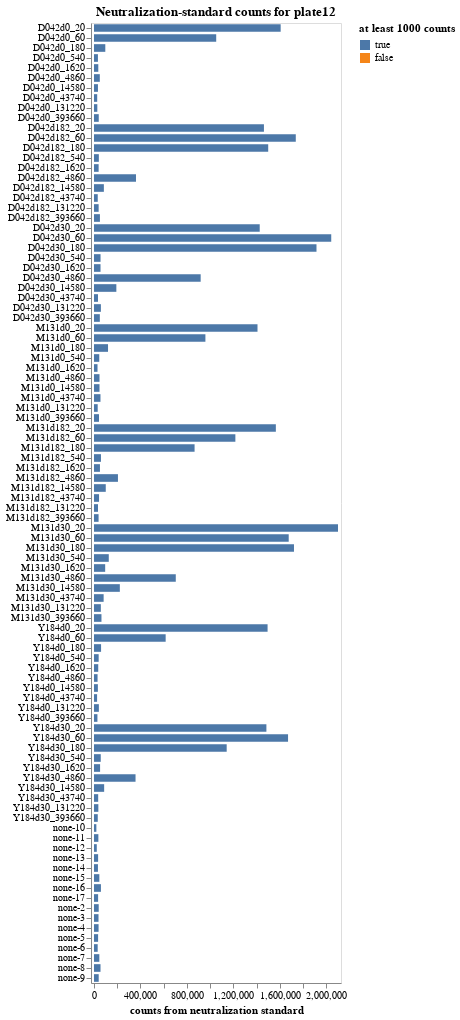

Notebook code cell kept with this figure:
### Markdown cell above
## Compute fraction infectivity

The fraction infectivity for viral barcode $v_b$ in sample $s$ is computed as:
$$
F_{v_b,s} = \frac{c_{v_b,s} / \left(\sum_{n_b} c_{n_b,s}\right)}{{\rm median}_{s_0}\left[ c_{v_b,s_0} / \left(\sum_{n_b} c_{n_b,s_0}\right)\right]}
$$
where
 - $c_{v_b,s}$ is the counts of viral barcode $v_b$ in sample $s$.
 - $\sum_{n_b} c_{n_b,s}$ is the sum of the counts for all neutralization standard barcodes $n_b$ for sample $s$.
 - $c_{v_b,s_0}$ is the counts of viral barcode $v_b$ in no-serum sample $s_0$.
 - $\sum_{n_b} c_{n_b,s_0}$ is the sum of the counts for all neutralization standard barcodes $n_b$ for no-serum sample $s_0$.
 - ${\rm median}_{s_0}\left[ c_{v_b,s_0} / \left(\sum_{n_b} c_{n_b,s_0}\right)\right]$ is the median taken across all no-serum samples of the counts of viral barcode $v_b$ versus the total counts for all neutralization standard barcodes.

First, compute the total neutralization-standard counts for each sample.
Plot these, and make sure they meet the QC threshold.

### Code cell
neut_standard_counts = (
    counts
    .query("neut_standard")
    .groupby(
        ["serum", "sample_noplate", "dilution_factor"], dropna=False, as_index=False,
    )
    .aggregate(neut_standard_count=pd.NamedAgg("count", "sum"))
    .assign(
        passes_qc=lambda x: (
            x["neut_standard_count"] >= qc_thresholds["min_neut_standard_count"]
        ),
    )
)

neut_standard_counts_chart = (
    alt.Chart(neut_standard_counts)
    .add_params(serum_selection)
    .transform_filter(serum_selection)
    .encode(
        alt.X(
            "neut_standard_count",
            title="counts from neutralization standard",
            scale=alt.Scale(nice=False, padding=3),
        ),
        alt.Y(
            "sample_noplate",
            title=None,
            sort=list(
                neut_standard_counts.sort_values(["serum", "dilution_factor"])["sample_noplate"]
            ),
        ),
        alt.Color(
            "passes_qc",
            title=f"at least {qc_thresholds['min_neut_standard_count']} counts",
            scale=alt.Scale(domain=[True, False]),
        ),
        tooltip=[
            alt.Tooltip(c, format=".3g") if neut_standard_counts[c].dtype == float
            else c
            for c in neut_standard_counts.columns
        ],
    )
    .mark_bar(height={"band": 0.85})
    .properties(
        height=alt.Step(10),
        width=250,
        title=f"Neutralization-standard counts for {plate}",
    )
    .configure_axis(grid=False)
    .configure_legend(titleLimit=1000)
)

display(neut_standard_counts_chart)

if (neut_standard_counts["passes_qc"]).all():
    print(f"\nAll samples pass {qc_thresholds['min_neut_standard_count']=}")
else:
    print(f"\nSamples failing {qc_thresholds['min_neut_standard_count']=}")
    display(neut_standard_counts.query("not passes_qc"))
    qc_failures.add("min_neut_standard_count")

### Figure 1 — Vega-Lite specification as saved in the notebook (floating-point values rounded to 4 significant figures)
{"config": {"view": {"continuousWidth": 300, "continuousHeight": 300}, "axis": {"grid": false}, "legend": {"titleLimit": 1000}}, "data": {"name": "data-74834e875ec69e5f00aecba00e6252b2"}, "mark": {"type": "bar", "height": {"band": 0.85}}, "encoding": {"color": {"field": "passes_qc", "scale": {"domain": [true, false]}, "title": "at least 1000 counts", "type": "nominal"}, "tooltip": [{"field": "serum", "type": "nominal"}, {"field": "sample_noplate", "type": "nominal"}, {"field": "dilution_factor", "type": "quantitative"}, {"field": "neut_standard_count", "type": "quantitative"}, {"field": "passes_qc", "type": "nominal"}], "x": {"field": "neut_standard_count", "scale": {"nice": false, "padding": 3}, "title": "counts from neutralization standard", "type": "quantitative"}, "y": {"field": "sample_noplate", "sort": ["D042d0_20", "D042d0_60", "D042d0_180", "D042d0_540", "D042d0_1620", "D042d0_4860", "D042d0_14580", "D042d0_43740", "D042d0_131220", "D042d0_393660", "D042d182_20", "D042d182_60", "D042d182_180", "D042d182_540", "D042d182_1620", "D042d182_4860", "D042d182_14580", "D042d182_43740", "D042d182_131220", "D042d182_393660", "D042d30_20", "D042d30_60", "D042d30_180", "D042d30_540", "D042d30_1620", "D042d30_4860", "D042d30_14580", "D042d30_43740", "D042d30_131220", "D042d30_393660", "M131d0_20", "M131d0_60", "M131d0_180", "M131d0_540", "M131d0_1620", "M131d0_4860", "M131d0_14580", "M131d0_43740", "M131d0_131220", "M131d0_393660", "M131d182_20", "M131d182_60", "M131d182_180", "M131d182_540", "M131d182_1620", "M131d182_4860", "M131d182_14580", "M131d182_43740", "M131d182_131220", "M131d182_393660", "M131d30_20", "M131d30_60", "M131d30_180", "M131d30_540", "M131d30_1620", "M131d30_4860", "M131d30_14580", "M131d30_43740", "M131d30_131220", "M131d30_393660", "Y184d0_20", "Y184d0_60", "Y184d0_180", "Y184d0_540", "Y184d0_1620", "Y184d0_4860", "Y184d0_14580", "Y184d0_43740", "Y184d0_131220", "Y184d0_393660", "Y184d30_20", "Y184d30_60", "Y184d30_180", "Y184d30_540", "Y184d30_1620", "Y184d30_4860", "Y184d30_14580", "Y184d30_43740", "Y184d30_131220", "Y184d30_393660", "none-10", "none-11", "none-12", "none-13", "none-14", "none-15", "none-16", "none-17", "none-2", "none-3", "none-4", "none-5", "none-6", "none-7", "none-8", "none-9"], "title": null, "type": "nominal"}}, "height": {"step": 10}, "params": [{"name": "param_1", "select": {"type": "point", "fields": ["serum"]}, "bind": {"input": "select", "options": [null, "D042d0", "D042d182", "D042d30", "M131d0", "M131d182", "M131d30", "Y184d0", "Y184d30", "none"], "labels": ["all", "D042d0", "D042d182", "D042d30", "M131d0", "M131d182", "M131d30", "Y184d0", "Y184d30", "none"], "name": "serum"}}], "title": "Neutralization-standard counts for plate12", "transform": [{"filter": {"param": "param_1"}}], "width": 250, "$schema": "https://vega.github.io/schema/vega-lite/v5.15.1.json", "datasets": {"data-74834e875ec69e5f00aecba00e6252b2": [{"serum": "D042d0", "sample_noplate": "D042d0_131220", "dilution_factor": 131220, "neut_standard_count": 28639, "passes_qc": true}, {"serum": "D042d0", "sample_noplate": "D042d0_14580", "dilution_factor": 14580, "neut_standard_count": 34019, "passes_qc": true}, {"serum": "D042d0", "sample_noplate": "D042d0_1620", "dilution_factor": 1620, "neut_standard_count": 37055, "passes_qc": true}, {"serum": "D042d0", "sample_noplate": "D042d0_180", "dilution_factor": 180, "neut_standard_count": 97358, "passes_qc": true}, {"serum": "D042d0", "sample_noplate": "D042d0_20", "dilution_factor": 20, "neut_standard_count": 1607197, "passes_qc": true}, {"serum": "D042d0", "sample_noplate": "D042d0_393660", "dilution_factor": 393660, "neut_standard_count": 40878, "passes_qc": true}, {"serum": "D042d0", "sample_noplate": "D042d0_43740", "dilution_factor": 43740, "neut_standard_count": 27581, "passes_qc": true}, {"serum": "D042d0", "sample_noplate": "D042d0_4860", "dilution_factor": 4860, "neut_standard_count": 49994, "passes_qc": true}, {"serum": "D042d0", "sample_noplate": "D042d0_540", "dilution_factor": 540, "neut_standard_count": 33856, "passes_qc": true}, {"serum": "D042d0", "sample_noplate": "D042d0_60", "dilution_factor": 60, "neut_standard_count": 1052234, "passes_qc": true}, {"serum": "D042d182", "sample_noplate": "D042d182_131220", "dilution_factor": 131220, "neut_standard_count": 39980, "passes_qc": true}, {"serum": "D042d182", "sample_noplate": "D042d182_14580", "dilution_factor": 14580, "neut_standard_count": 84975, "passes_qc": true}, {"serum": "D042d182", "sample_noplate": "D042d182_1620", "dilution_factor": 1620, "neut_standard_count": 39904, "passes_qc": true}, {"serum": "D042d182", "sample_noplate": "D042d182_180", "dilution_factor": 180, "neut_standard_count": 1499983, "passes_qc": true}, {"serum": "D042d182", "sample_noplate": "D042d182_20", "dilution_factor": 20, "neut_standard_count": 1463182, "passes_qc": true}, {"serum": "D042d182", "sample_noplate": "D042d182_393660", "dilution_factor": 393660, "neut_standard_count": 51002, "passes_qc": true}, {"serum": "D042d182", "sample_noplate": "D042d182_43740", "dilution_factor": 43740, "neut_standard_count": 32271, "passes_qc": true}, {"serum": "D042d182", "sample_noplate": "D042d182_4860", "dilution_factor": 4860, "neut_standard_count": 361535, "passes_qc": true}, {"serum": "D042d182", "sample_noplate": "D042d182_540", "dilution_factor": 540, "neut_standard_count": 41676, "passes_qc": true}, {"serum": "D042d182", "sample_noplate": "D042d182_60", "dilution_factor": 60, "neut_standard_count": 1737383, "passes_qc": true}, {"serum": "D042d30", "sample_noplate": "D042d30_131220", "dilution_factor": 131220, "neut_standard_count": 59346, "passes_qc": true}, {"serum": "D042d30", "sample_noplate": "D042d30_14580", "dilution_factor": 14580, "neut_standard_count": 192429, "passes_qc": true}, {"serum": "D042d30", "sample_noplate": "D042d30_1620", "dilution_factor": 1620, "neut_standard_count": 56142, "passes_qc": true}, {"serum": "D042d30", "sample_noplate": "D042d30_180", "dilution_factor": 180, "neut_standard_count": 1915643, "passes_qc": true}, {"serum": "D042d30", "sample_noplate": "D042d30_20", "dilution_factor": 20, "neut_standard_count": 1426868, "passes_qc": true}, {"serum": "D042d30", "sample_noplate": "D042d30_393660", "dilution_factor": 393660, "neut_standard_count": 50190, "passes_qc": true}, {"serum": "D042d30", "sample_noplate": "D042d30_43740", "dilution_factor": 43740, "neut_standard_count": 34218, "passes_qc": true}, {"serum": "D042d30", "sample_noplate": "D042d30_4860", "dilution_factor": 4860, "neut_standard_count": 918451, "passes_qc": true}, {"serum": "D042d30", "sample_noplate": "D042d30_540", "dilution_factor": 540, "neut_standard_count": 56308, "passes_qc": true}, {"serum": "D042d30", "sample_noplate": "D042d30_60", "dilution_factor": 60, "neut_standard_count": 2042641, "passes_qc": true}, {"serum": "M131d0", "sample_noplate": "M131d0_131220", "dilution_factor": 131220, "neut_standard_count": 31849, "passes_qc": true}, {"serum": "M131d0", "sample_noplate": "M131d0_14580", "dilution_factor": 14580, "neut_standard_count": 47381, "passes_qc": true}, {"serum": "M131d0", "sample_noplate": "M131d0_1620", "dilution_factor": 1620, "neut_standard_count": 30266, "passes_qc": true}, {"serum": "M131d0", "sample_noplate": "M131d0_180", "dilution_factor": 180, "neut_standard_count": 120817, "passes_qc": true}, {"serum": "M131d0", "sample_noplate": "M131d0_20", "dilution_factor": 20, "neut_standard_count": 1407798, "passes_qc": true}, {"serum": "M131d0", "sample_noplate": "M131d0_393660", "dilution_factor": 393660, "neut_standard_count": 42846, "passes_qc": true}, {"serum": "M131d0", "sample_noplate": "M131d0_43740", "dilution_factor": 43740, "neut_standard_count": 55737, "passes_qc": true}, {"serum": "M131d0", "sample_noplate": "M131d0_4860", "dilution_factor": 4860, "neut_standard_count": 47376, "passes_qc": true}, {"serum": "M131d0", "sample_noplate": "M131d0_540", "dilution_factor": 540, "neut_standard_count": 45273, "passes_qc": true}, {"serum": "M131d0", "sample_noplate": "M131d0_60", "dilution_factor": 60, "neut_standard_count": 959242, "passes_qc": true}, {"serum": "M131d182", "sample_noplate": "M131d182_131220", "dilution_factor": 131220, "neut_standard_count": 34407, "passes_qc": true}, {"serum": "M131d182", "sample_noplate": "M131d182_14580", "dilution_factor": 14580, "neut_standard_count": 101261, "passes_qc": true}, {"serum": "M131d182", "sample_noplate": "M131d182_1620", "dilution_factor": 1620, "neut_standard_count": 51204, "passes_qc": true}, {"serum": "M131d182", "sample_noplate": "M131d182_180", "dilution_factor": 180, "neut_standard_count": 865953, "passes_qc": true}, {"serum": "M131d182", "sample_noplate": "M131d182_20", "dilution_factor": 20, "neut_standard_count": 1565741, "passes_qc": true}, {"serum": "M131d182", "sample_noplate": "M131d182_393660", "dilution_factor": 393660, "neut_standard_count": 39439, "passes_qc": true}, {"serum": "M131d182", "sample_noplate": "M131d182_43740", "dilution_factor": 43740, "neut_standard_count": 43457, "passes_qc": true}, {"serum": "M131d182", "sample_noplate": "M131d182_4860", "dilution_factor": 4860, "neut_standard_count": 206247, "passes_qc": true}, {"serum": "M131d182", "sample_noplate": "M131d182_540", "dilution_factor": 540, "neut_standard_count": 59919, "passes_qc": true}, {"serum": "M131d182", "sample_noplate": "M131d182_60", "dilution_factor": 60, "neut_standard_count": 1217215, "passes_qc": true}, {"serum": "M131d30", "sample_noplate": "M131d30_131220", "dilution_factor": 131220, "neut_standard_count": 58950, "passes_qc": true}, {"serum": "M131d30", "sample_noplate": "M131d30_14580", "dilution_factor": 14580, "neut_standard_count": 222435, "passes_qc": true}, {"serum": "M131d30", "sample_noplate": "M131d30_1620", "dilution_factor": 1620, "neut_standard_count": 96282, "passes_qc": true}, {"serum": "M131d30", "sample_noplate": "M131d30_180", "dilution_factor": 180, "neut_standard_count": 1721850, "passes_qc": true}, {"serum": "M131d30", "sample_noplate": "M131d30_20", "dilution_factor": 20, "neut_standard_count": 2100856, "passes_qc": true}, {"serum": "M131d30", "sample_noplate": "M131d30_393660", "dilution_factor": 393660, "neut_standard_count": 64288, "passes_qc": true}, {"serum": "M131d30", "sample_noplate": "M131d30_43740", "dilution_factor": 43740, "neut_standard_count": 82985, "passes_qc": true}, {"serum": "M131d30", "sample_noplate": "M131d30_4860", "dilution_factor": 4860, "neut_standard_count": 704111, "passes_qc": true}, {"serum": "M131d30", "sample_noplate": "M131d30_540", "dilution_factor": 540, "neut_standard_count": 127237, "passes_qc": true}, {"serum": "M131d30", "sample_noplate": "M131d30_60", "dilution_factor": 60, "neut_standard_count": 1676463, "passes_qc": true}, {"serum": "Y184d0", "sample_noplate": "Y184d0_131220", "dilution_factor": 131220, "neut_standard_count": 41859, "passes_qc": true}, {"serum": "Y184d0", "sample_noplate": "Y184d0_14580", "dilution_factor": 14580, "neut_standard_count": 33359, "passes_qc": true}, {"serum": "Y184d0", "sample_noplate": "Y184d0_1620", "dilution_factor": 1620, "neut_standard_count": 36490, "passes_qc": true}, {"serum": "Y184d0", "sample_noplate": "Y184d0_180", "dilution_factor": 180, "neut_standard_count": 60881, "passes_qc": true}, {"serum": "Y184d0", "sample_noplate": "Y184d0_20", "dilution_factor": 20, "neut_standard_count": 1494523, "passes_qc": true}, {"serum": "Y184d0", "sample_noplate": "Y184d0_393660", "dilution_factor": 393660, "neut_standard_count": 29515, "passes_qc": true}, {"serum": "Y184d0", "sample_noplate": "Y184d0_43740", "dilution_factor": 43740, "neut_standard_count": 26587, "passes_qc": true}, {"serum": "Y184d0", "sample_noplate": "Y184d0_4860", "dilution_factor": 4860, "neut_standard_count": 30676, "passes_qc": true}, {"serum": "Y184d0", "sample_noplate": "Y184d0_540", "dilution_factor": 540, "neut_standard_count": 40197, "passes_qc": true}, {"serum": "Y184d0", "sample_noplate": "Y184d0_60", "dilution_factor": 60, "neut_standard_count": 616997, "passes_qc": true}, {"serum": "Y184d30", "sample_noplate": "Y184d30_131220", "dilution_factor": 131220, "neut_standard_count": 37520, "passes_qc": true}, {"serum": "Y184d30", "sample_noplate": "Y184d30_14580", "dilution_factor": 14580, "neut_standard_count": 87481, "passes_qc": true}, {"serum": "Y184d30", "sample_noplate": "Y184d30_1620", "dilution_factor": 1620, "neut_standard_count": 52426, "passes_qc": true}, {"serum": "Y184d30", "sample_noplate": "Y184d30_180", "dilution_factor": 180, "neut_standard_count": 1142475, "passes_qc": true}, {"serum": "Y184d30", "sample_noplate": "Y184d30_20", "dilution_factor": 20, "neut_standard_count": 1484342, "passes_qc": true}, {"serum": "Y184d30", "sample_noplate": "Y184d30_393660", "dilution_factor": 393660, "neut_standard_count": 32350, "passes_qc": true}, {"serum": "Y184d30", "sample_noplate": "Y184d30_43740", "dilution_factor": 43740, "neut_standard_count": 36044, "passes_qc": true}, {"serum": "Y184d30", "sample_noplate": "Y184d30_4860", "dilution_factor": 4860, "neut_standard_count": 357635, "passes_qc": true}, {"serum": "Y184d30", "sample_noplate": "Y184d30_540", "dilution_factor": 540, "neut_standard_count": 58096, "passes_qc": true}, {"serum": "Y184d30", "sample_noplate": "Y184d30_60", "dilution_factor": 60, "neut_standard_count": 1670815, "passes_qc": true}, {"serum": "none", "sample_noplate": "none-10", "dilution_factor": null, "neut_standard_count": 20403, "passes_qc": true}, {"serum": "none", "sample_noplate": "none-11", "dilution_factor": null, "neut_standard_count": 37636, "passes_qc": true}, {"serum": "none", "sample_noplate": "none-12", "dilution_factor": null, "neut_standard_count": 23906, "passes_qc": true}, {"serum": "none", "sample_noplate": "none-13", "dilution_factor": null, "neut_standard_count": 35454, "passes_qc": true}, {"serum": "none", "sample_noplate": "none-14", "dilution_factor": null, "neut_standard_count": 33966, "passes_qc": true}, {"serum": "none", "sample_noplate": "none-15", "dilution_factor": null, "neut_standard_count": 46007, "passes_qc": true}, {"serum": "none", "sample_noplate": "none-16", "dilution_factor": null, "neut_standard_count": 59669, "passes_qc": true}, {"serum": "none", "sample_noplate": "none-17", "dilution_factor": null, "neut_standard_count": 35417, "passes_qc": true}, {"serum": "none", "sample_noplate": "none-2", "dilution_factor": null, "neut_standard_count": 40570, "passes_qc": true}, {"serum": "none", "sample_noplate": "none-3", "dilution_factor": null, "neut_standard_count": 38797, "passes_qc": true}, {"serum": "none", "sample_noplate": "none-4", "dilution_factor": null, "neut_standard_count": 39437, "passes_qc": true}, {"serum": "none", "sample_noplate": "none-5", "dilution_factor": null, "neut_standard_count": 35349, "passes_qc": true}, {"serum": "none", "sample_noplate": "none-6", "dilution_factor": null, "neut_standard_count": 31689, "passes_qc": true}, {"serum": "none", "sample_noplate": "none-7", "dilution_factor": null, "neut_standard_count": 45921, "passes_qc": true}, {"serum": "none", "sample_noplate": "none-8", "dilution_factor": null, "neut_standard_count": 56032, "passes_qc": true}, {"serum": "none", "sample_noplate": "none-9", "dilution_factor": null, "neut_standard_count": 40501, "passes_qc": true}]}}
